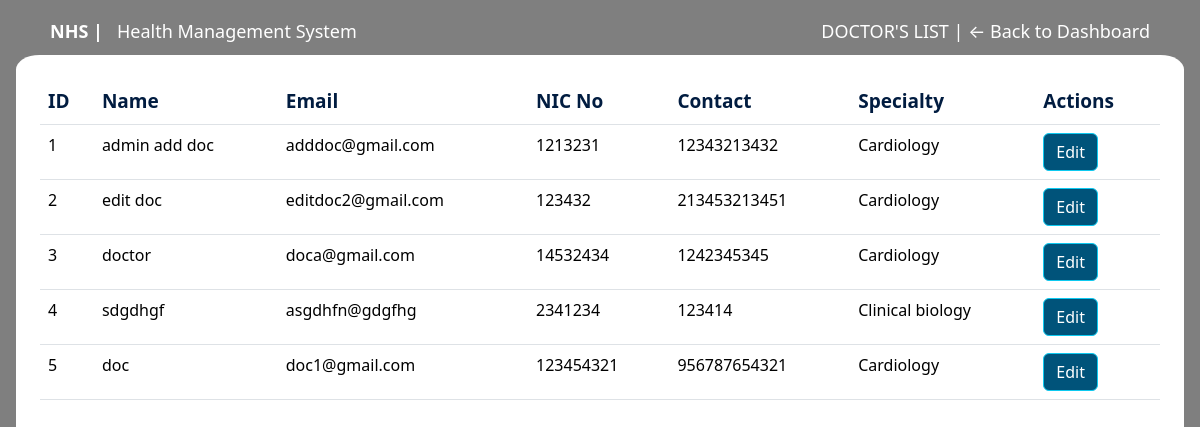
The app's page /admin/doctors, older data.
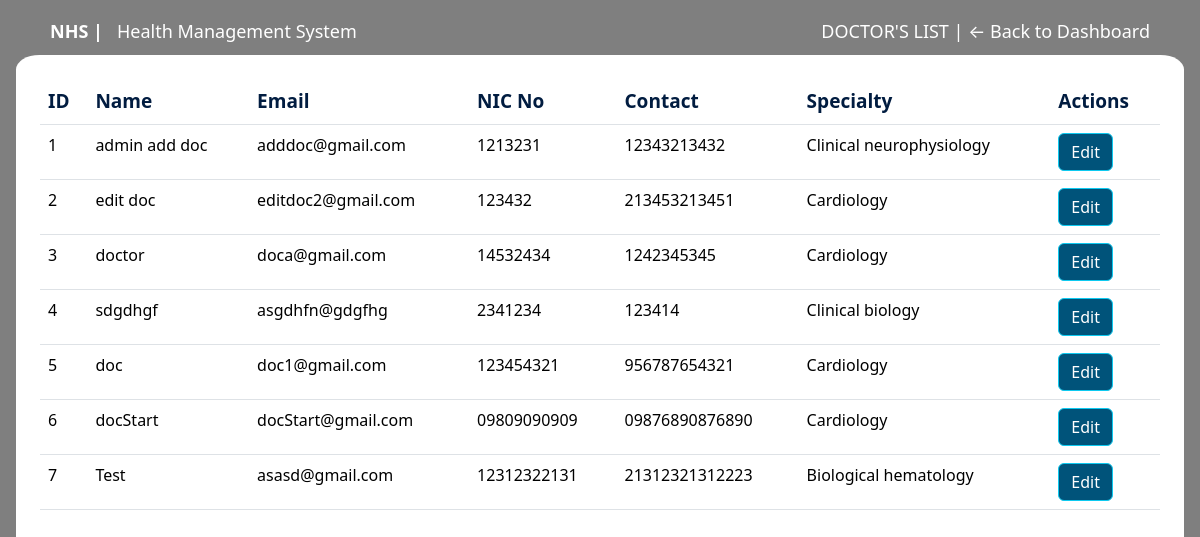
The same page, newer data.
### models/doctor.py (models this page shows, shortened)
class Doctor(db.Model, UserMixin):
    __tablename__ = 'doctor'
    doc_id = db.Column(db.Integer, primary_key=True, autoincrement=True)
    doc_email = db.Column(db.String(225), unique=True, nullable=False)
    doc_name = db.Column(db.String(225), nullable=False)
    doc_password = db.Column(db.String(225), nullable=False)
    doc_nic = db.Column(db.String(15), nullable=True)
    doc_tel = db.Column(db.String(15), nullable=True)
    specialty_id = db.Column(db.Integer, db.ForeignKey('specialities.id', ondelete='CASCADE'), nullable=True)
    appointments = db.relationship(
        'Appointment',
        back_populates='doctor',
        cascade='all, delete-orphan'
    )
    schedules = db.relationship(
        'DocSchedule',
        back_populates='doctor',
        cascade='all, delete-orphan',
        passive_deletes=True
    )

### models/specialities.py (models this page shows, shortened)
class Specialities(db.Model):
    __tablename__ = 'specialities'
    id = db.Column(db.Integer, primary_key=True, autoincrement=True)
    s_name = db.Column(db.String(50), unique=True, nullable=False)
    description = db.Column(db.String(255), nullable=True)
    doctors = db.relationship('Doctor', backref='speciality', lazy=True)

### app/routes/admin/doctors_list.py (the view)
@admin_bp.route('/doctors', methods=['GET', 'POST'])
def doctors_list():
    doctors = Doctor.query.all()
    specialities = Specialities.query.all()
    return render_template('admin/doctors_list.html', doctors=doctors, specialities = specialities)

### app/templates/admin/doctors_list.html (shortened to what this page needs)
{% extends 'layout.html' %}
{% block body_class %} landing-page {% endblock %}
{% block navbar %}
<div class="container nav_bar">
    <div class="d-flex justify-content-between align-items-center mt-2">
        <div><a href="{{ url_for('main.landing_page') }}"><strong>NHS |</strong> &nbsp; Health Management System</a></div>
        <div><a href="{{ url_for('admin.dashboard') }}">DOCTOR'S LIST | ← Back to Dashboard</a></div>
    </div>
</div>
{% endblock %}
{% block content %}
<div class="main_container pd_details mx-3 bg-white p-4" style="min-height: calc(100vh - 75px);">
    <table class="table table-hover">
        <thead>
            <tr>
                <th>ID</th>
                <th>Name</th>
                <th>Email</th>
                <th>NIC No</th>
                <th>Contact</th>
                <th>Specialty</th>
                <th>Actions</th>
            </tr>
        </thead>
        <tbody>
            {% for doctor in doctors %}
            <tr>
                <td>{{ doctor.doc_id }}</td>
                <td>{{ doctor.doc_name }}</td>
                <td>{{ doctor.doc_email }}</td>
                <td>{{ doctor.doc_nic }}</td>
                <td>{{ doctor.doc_tel }}</td>
                <td>{{ doctor.speciality.s_name }}</td>
                <td>
                    <button type="button" class="detail_btn btn btn-info"><a href="{{ url_for('admin.edit_doctor', doctor_id = doctor.doc_id) }}">Edit</a></button>
                </td>
            </tr>
            {% endfor %}
        </tbody>
    </table>
</div>
{% endblock %}

Row changes from the older to the newer data that the page shows:
changed Doctor "admin add doc": speciality.s_name "Cardiology" → "Clinical neurophysiology"
added Doctor: doc_id "6", doc_name "docStart", doc_email "docStart@gmail.com", doc_nic "09809090909", doc_tel "09876890876890", speciality.s_name "Cardiology"
added Doctor: doc_id "7", doc_name "Test", doc_email "asasd@gmail.com", doc_nic "12312322131", doc_tel "21312321312223", speciality.s_name "Biological hematology"
